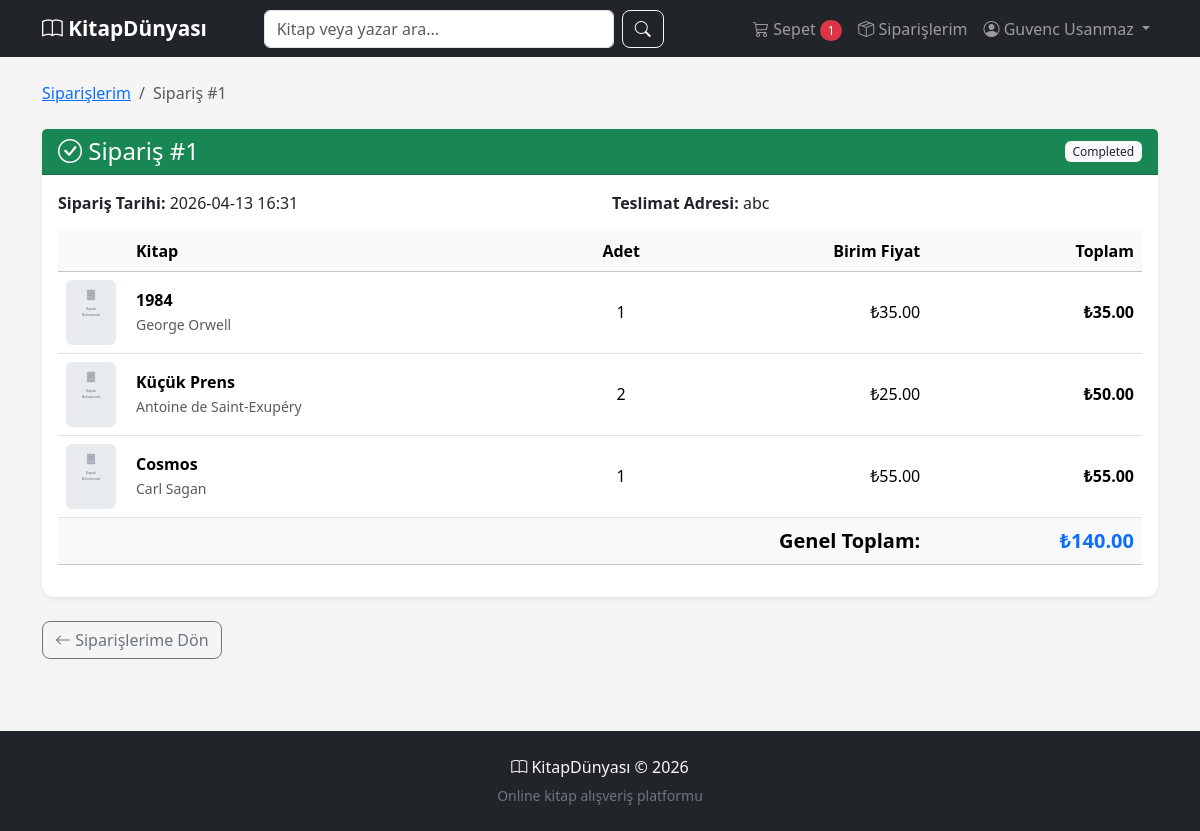
The app's page /orders/1 (signed in) with its own data.
### tables this page shows
CREATE TABLE users (
            id INTEGER PRIMARY KEY AUTOINCREMENT,
            name TEXT NOT NULL,
            email TEXT NOT NULL UNIQUE,
            password_hash TEXT NOT NULL,
            salt TEXT NOT NULL,
            created_at TIMESTAMP DEFAULT CURRENT_TIMESTAMP
        );

CREATE TABLE orders (
            id INTEGER PRIMARY KEY AUTOINCREMENT,
            user_id INTEGER NOT NULL,
            total_amount REAL NOT NULL,
            status TEXT DEFAULT 'completed',
            shipping_address TEXT,
            created_at TIMESTAMP DEFAULT CURRENT_TIMESTAMP,
            FOREIGN KEY (user_id) REFERENCES users(id)
        );

CREATE TABLE order_items (
            id INTEGER PRIMARY KEY AUTOINCREMENT,
            order_id INTEGER NOT NULL,
            book_id INTEGER NOT NULL,
            quantity INTEGER NOT NULL,
            price REAL NOT NULL,
            FOREIGN KEY (order_id) REFERENCES orders(id),
            FOREIGN KEY (book_id) REFERENCES books(id)
        );

CREATE TABLE books (
            id INTEGER PRIMARY KEY AUTOINCREMENT,
            title TEXT NOT NULL,
            author TEXT NOT NULL,
            description TEXT,
            price REAL NOT NULL,
            isbn TEXT UNIQUE,
            category TEXT,
            stock INTEGER DEFAULT 100,
            cover_url TEXT
        );

### app.py (the view)
@app.route('/orders/<int:order_id>')
@login_required
def order_detail(order_id):
    db = get_db()
    order = db.execute(
        "SELECT * FROM orders WHERE id = ? AND user_id = ?",
        (order_id, session['user_id'])
    ).fetchone()
    if not order:
        flash('Sipariş bulunamadı.', 'danger')
        return redirect(url_for('orders'))
    items = db.execute('''
        SELECT oi.*, b.title, b.author, b.cover_url
        FROM order_items oi JOIN books b ON oi.book_id = b.id
        WHERE oi.order_id = ?
    ''', (order_id,)).fetchall()
    return render_template('order_detail.html', order=order, items=items)

### app.py (called while the page is built, shortened)
def get_db():
    if 'db' not in g:
        g.db = sqlite3.connect(DATABASE)
        g.db.row_factory = sqlite3.Row
        g.db.execute("PRAGMA foreign_keys = ON")
    return g.db

def login_required(f):
    @wraps(f)
    def decorated(*args, **kwargs):
        if 'user_id' not in session:
            flash('Lütfen önce giriş yapın.', 'warning')
            return redirect(url_for('login'))
        return f(*args, **kwargs)
    return decorated

def seed_books():
    db = get_db()
    count = db.execute("SELECT COUNT(*) FROM books").fetchone()[0]

@app.before_request
def before_request():
    init_db()
    seed_books()
    if 'user_id' in session:
        g.user = get_db().execute("SELECT * FROM users WHERE id = ?", (session['user_id'],)).fetchone()
        g.cart_count = get_db().execute(
            "SELECT COALESCE(SUM(quantity), 0) FROM cart_items WHERE user_id = ?",
            (session['user_id'],)
        ).fetchone()[0]
    else:
        g.user = None
        g.cart_count = 0

### templates/order_detail.html (shortened to what this page needs)
{% extends "base.html" %}
{% block content %}
<nav aria-label="breadcrumb" class="mb-4">
    <ol class="breadcrumb">
        <li class="breadcrumb-item"><a href="{{ url_for('orders') }}">Siparişlerim</a></li>
        <li class="breadcrumb-item active">Sipariş #{{ order['id'] }}</li>
    </ol>
</nav>
<div class="card shadow-sm mb-4">
    <div class="card-header bg-success text-white d-flex justify-content-between align-items-center">
        <h4 class="mb-0"><i class="bi bi-check-circle"></i> Sipariş #{{ order['id'] }}</h4>
        <span class="badge bg-light text-dark">{{ order['status']|capitalize }}</span>
    </div>
    <div class="card-body">
        <div class="row mb-3">
            <div class="col-md-6">
                <strong>Sipariş Tarihi:</strong> {{ order['created_at'][:16] }}
            </div>
            <div class="col-md-6">
                <strong>Teslimat Adresi:</strong> {{ order['shipping_address'] }}
            </div>
        </div>
        <div class="table-responsive">
            <table class="table">
                <thead class="table-light">
                    <tr>
                        <th style="width:70px"></th>
                        <th>Kitap</th>
                        <th class="text-center">Adet</th>
                        <th class="text-end">Birim Fiyat</th>
                        <th class="text-end">Toplam</th>
                    </tr>
                </thead>
                <tbody>
                    {% for item in items %}
                    <tr>
                        <td>
                            <img src="{{ item['cover_url'] }}" alt="{{ item['title'] }}" class="rounded"
                                 style="width:50px;height:65px;object-fit:cover"
                                 onerror="this.onerror=null;this.src='/static/no-cover.svg';">
                        </td>
                        <td>
                            <strong>{{ item['title'] }}</strong>
                            <br><small class="text-muted">{{ item['author'] }}</small>
                        </td>
                        <td class="text-center">{{ item['quantity'] }}</td>
                        <td class="text-end">₺{{ "%.2f"|format(item['price']) }}</td>
                        <td class="text-end fw-bold">₺{{ "%.2f"|format(item['price'] * item['quantity']) }}</td>
                    </tr>
                    {% endfor %}
                </tbody>
                <tfoot>
                    <tr class="table-light">
                        <td colspan="4" class="text-end fw-bold fs-5">Genel Toplam:</td>
                        <td class="text-end fw-bold fs-5 text-primary">₺{{ "%.2f"|format(order['total_amount']) }}</td>
                    </tr>
                </tfoot>
            </table>
        </div>
    </div>
</div>
<a href="{{ url_for('orders') }}" class="btn btn-outline-secondary">
    <i class="bi bi-arrow-left"></i> Siparişlerime Dön
</a>
{% endblock %}

### templates/base.html (shortened to what this page needs)
<!DOCTYPE html>
<html lang="tr">
<head>
    <link href="https://cdn.jsdelivr.net/npm/bootstrap@5.3.2/dist/css/bootstrap.min.css" rel="stylesheet">
    <link href="https://cdn.jsdelivr.net/npm/bootstrap-icons@1.11.2/font/bootstrap-icons.min.css" rel="stylesheet">
    <link href="{{ url_for('static', filename='style.css') }}" rel="stylesheet">
</head>
<body>
    <nav class="navbar navbar-expand-lg navbar-dark bg-dark sticky-top">
        <div class="container">
            <a class="navbar-brand fw-bold" href="{{ url_for('index') }}">
                <i class="bi bi-book"></i> KitapDünyası
            </a>
            <div class="collapse navbar-collapse" id="navContent">
                <form class="d-flex mx-auto my-2 my-lg-0" action="{{ url_for('index') }}" method="get" style="max-width:400px;width:100%">
                    <input class="form-control me-2" type="search" name="q" placeholder="Kitap veya yazar ara..."
                           value="{{ search_query if search_query is defined else '' }}">
                    <button class="btn btn-outline-light" type="submit"><i class="bi bi-search"></i></button>
                </form>
                <ul class="navbar-nav ms-auto">
                    {% if g.user %}
                    <li class="nav-item">
                        <a class="nav-link" href="{{ url_for('cart') }}">
                            <i class="bi bi-cart3"></i> Sepet
                            {% if g.cart_count > 0 %}
                            <span class="badge bg-danger rounded-pill">{{ g.cart_count }}</span>
                            {% endif %}
                        </a>
                    </li>
                    <li class="nav-item">
                        <a class="nav-link" href="{{ url_for('orders') }}"><i class="bi bi-box-seam"></i> Siparişlerim</a>
                    </li>
                    <li class="nav-item dropdown">
                        <a class="nav-link dropdown-toggle" href="#" role="button" data-bs-toggle="dropdown">
                            <i class="bi bi-person-circle"></i> {{ g.user['name'] }}
                        </a>
                    </li>
                    {% endif %}
                </ul>
            </div>
        </div>
    </nav>
    <main class="container py-4">
        {% block content %}{% endblock %}
    </main>
    <footer class="bg-dark text-light py-4 mt-5">
        <div class="container text-center">
            <p class="mb-1"><i class="bi bi-book"></i> KitapDünyası &copy; 2026</p>
            <small class="text-secondary">Online kitap alışveriş platformu</small>
        </div>
    </footer>
</body>
</html>

### static/style.css (style rules this page uses)
body { background-color: #f5f5f5; min-height: 100vh; display: flex; flex-direction: column; }
main { flex: 1; }
.navbar-brand { font-size: 1.3rem; }
.card { border-radius: 0.75rem; border: none; }
footer { margin-top: auto; }
.badge { font-weight: 500; }
.table td, .table th { vertical-align: middle; }
.btn { border-radius: 0.5rem; }

### records on screen
users: user.name "Guvenc Usanmaz"
orders: id "1", status "Completed", created_at "2026-04-13 16:31", shipping_address "abc", total_amount "140.00"
order_items: title "1984", author "George Orwell", quantity "1", price "35.00", item['price']*item['quantity'] "35.00"
order_items: title "Küçük Prens", author "Antoine de Saint-Exupéry", quantity "2", price "25.00", item['price']*item['quantity'] "50.00"
order_items: title "Cosmos", author "Carl Sagan", quantity "1", price "55.00", item['price']*item['quantity'] "55.00"

### other values on screen
{{ g.cart_count }} "1"
